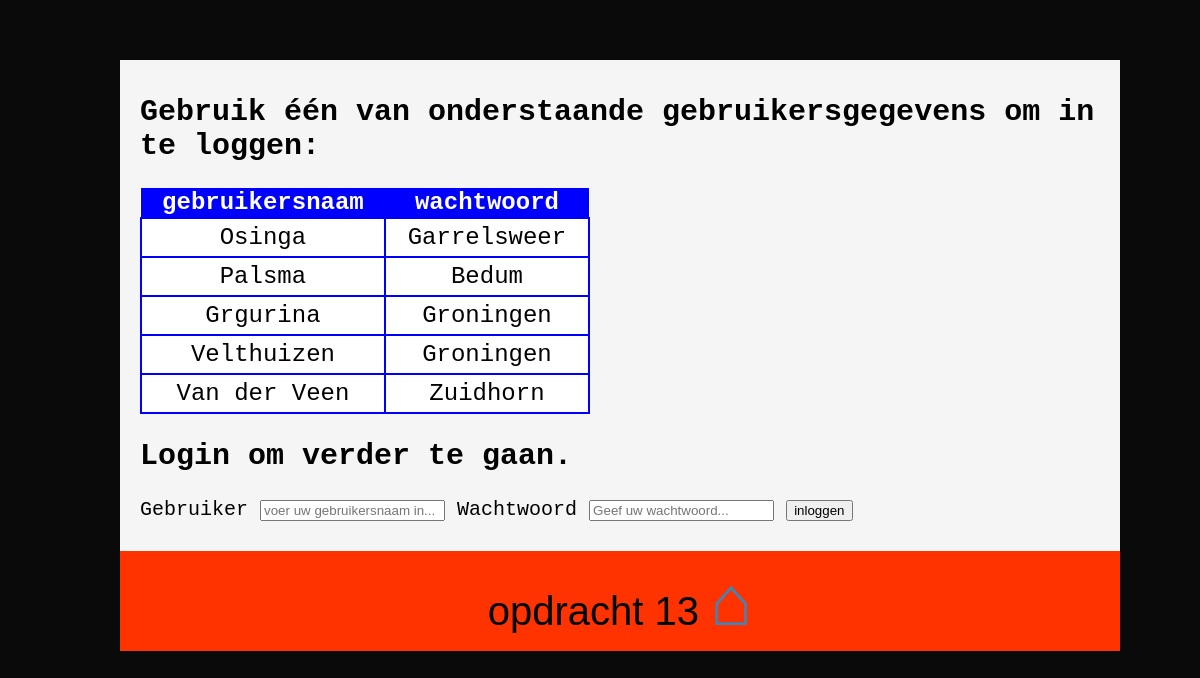
Screenshot of /public/PHP/opdracht_13.php with the database file from the repository.
### tables this page shows
CREATE TABLE IF NOT EXISTS `stations` (
`ws_id` int(2) NOT NULL,
  `plaats` text NOT NULL,
  `beheerder` varchar(32) NOT NULL
);

### public/PHP/opdracht_13.php (the view, shortened to what this page needs)
<?PHP
include('opdracht_begin.php');
require('database.php');
function toon_tabel($sql,$DBverbinding) {
  $records = mysqli_query($DBverbinding, $sql);
  $record_teller=0;
  while($record = mysqli_fetch_assoc($records)) {
    $lijst[$record_teller]=$record;
    $record_teller++;
  }
  echo '<h2>Gebruik &eacute;&eacute;n van onderstaande gebruikersgegevens om in te loggen:</h2>
        <table style="border-collapse: collapse; width: 450px; background: white; text-align: center; font-size: 1.2em;">
        <tr style="background-color: blue; color: white;"><th>gebruikersnaam</th><th>wachtwoord</th></tr>';
  foreach ($lijst as $record) {
    echo '<tr style="height: 20px;">';
    echo '<td style="border: 2px solid blue; padding: 5px;">'.$record['beheerder'].'</td>';
    echo '<td style="border: 2px solid blue; padding: 5px;">'.$record['plaats'].'</td>';
    echo '</tr>';
    }
  echo '</table>';
}
function toon_formulier() {
  echo '<h2>Login om verder te gaan.</h2>
   <form method="POST" action="">
     <label>Gebruiker</label>
     <input type="text" name="gebruikersnaam" placeholder="voer uw gebruikersnaam in...">
     <label>Wachtwoord</label>
     <input type="password" name="wachtwoord" placeholder="Geef uw wachtwoord...">
     <input type="submit" name="submit" value="inloggen">
   </form>';
}
$database = "weerstations";
$DBverbinding = mysqli_connect($servernaam, $gebruikersnaam, $wachtwoord, $database);
if (isset($_SESSION["user"])) {
  echo "<h1 style='color: green;'>Welkom ".$_SESSION["user"]."</h1>";
  toon_logout();
}
else {
  $sql = "SELECT * FROM stations ORDER BY 1 DESC";
  toon_tabel($sql,$DBverbinding);
  toon_formulier();
}
include('opdracht_eind.php');
?>

### public/PHP/CSS/main.css (style rules this page uses)
body { background-color: #0A0A0A; padding: 0; margin: 0; font-size: 125%; }

### rows the page displays
stations: beheerder "Osinga", plaats "Garrelsweer"
stations: beheerder "Palsma", plaats "Bedum"
stations: beheerder "Grgurina", plaats "Groningen"
stations: beheerder "Velthuizen", plaats "Groningen"
stations: beheerder "Van der Veen", plaats "Zuidhorn"

### other values shown
$titel "opdracht 13"
